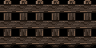

This is a level from a 2D game, rendered from its Tiled map with the project's own tilesets. A one-line summary and the complete map file follow:
An orthogonal 6x3 tile map with 16x16 px tiles, 2 tile layers (ворота1, ворота2).

<map version="1.9" tiledversion="1.9.2" orientation="orthogonal" renderorder="right-down" width="6" height="3" tilewidth="16" tileheight="16" infinite="0" nextlayerid="3" nextobjectid="1">
 <tileset firstgid="1" source="decorative.tsx" />
 <layer id="1" name="ворота1" width="6" height="3">
  <data encoding="csv">
21,21,21,21,21,21,
37,37,37,37,37,37,
53,53,53,53,53,53
</data>
 </layer>
 <layer id="2" name="ворота2" width="6" height="3">
  <data encoding="csv">
1610612773,1610612773,1610612773,1610612773,1610612773,1610612773,
1610612773,1610612773,1610612773,1610612773,1610612773,1610612773,
1610612773,1610612773,1610612773,1610612773,1610612773,1610612773
</data>
 </layer>
</map>
